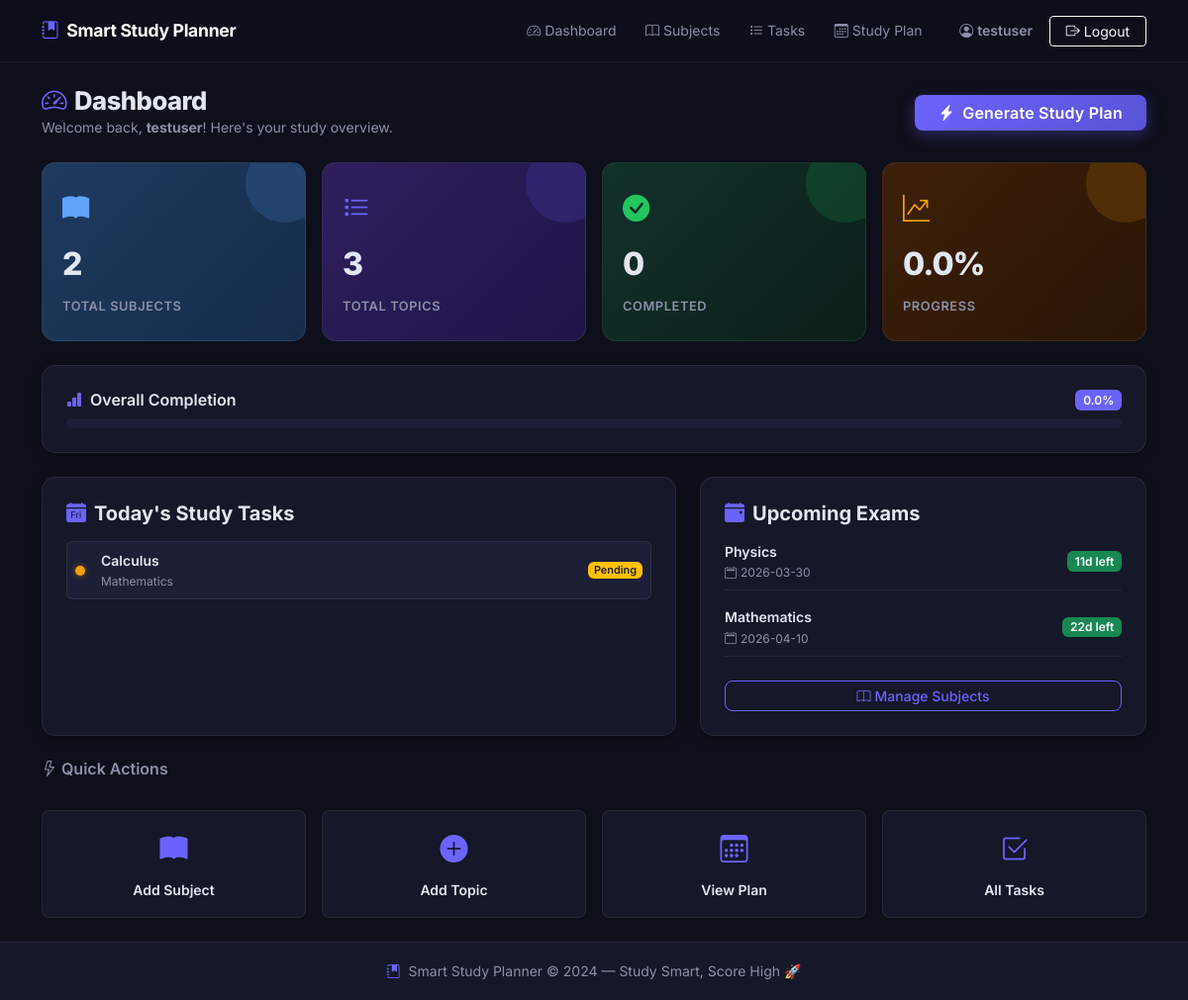
The app's page /dashboard (signed in) with its own data.
### tables this page shows
CREATE TABLE tasks (
            id         INTEGER PRIMARY KEY AUTOINCREMENT,
            subject_id INTEGER NOT NULL,
            topic_name TEXT    NOT NULL,
            status     TEXT    NOT NULL DEFAULT 'Pending',
            FOREIGN KEY (subject_id) REFERENCES subjects(id) ON DELETE CASCADE
        );

CREATE TABLE subjects (
            id           INTEGER PRIMARY KEY AUTOINCREMENT,
            user_id      INTEGER NOT NULL,
            subject_name TEXT    NOT NULL,
            exam_date    TEXT    NOT NULL,
            FOREIGN KEY (user_id) REFERENCES users(id) ON DELETE CASCADE
        );

### app.py (the view)
@app.route('/dashboard')
def dashboard():
    if 'user_id' not in session:
        from flask import flash
        flash('Please log in to view the dashboard.', 'warning')
        return redirect(url_for('auth.login'))
    from models.db_setup import get_db
    from datetime import date
    user_id = session['user_id']
    db      = get_db()
    total_subjects  = db.execute(
        'SELECT COUNT(*) FROM subjects WHERE user_id = ?', (user_id,)
    ).fetchone()[0]
    total_tasks     = db.execute('''
        SELECT COUNT(*) FROM tasks t
        JOIN subjects s ON t.subject_id = s.id
        WHERE s.user_id = ?
    ''', (user_id,)).fetchone()[0]
    completed_tasks = db.execute('''
        SELECT COUNT(*) FROM tasks t
        JOIN subjects s ON t.subject_id = s.id
        WHERE s.user_id = ? AND t.status = 'Completed'
    ''', (user_id,)).fetchone()[0]
    progress = round((completed_tasks / total_tasks * 100), 1) if total_tasks > 0 else 0
    today_str   = date.today().isoformat()
    today_tasks = db.execute('''
        SELECT t.topic_name, t.status, s.subject_name
        FROM study_plan sp
        JOIN tasks    t ON sp.task_id    = t.id
        JOIN subjects s ON t.subject_id  = s.id
        WHERE sp.user_id = ? AND sp.date = ?
        ORDER BY s.subject_name
    ''', (user_id, today_str)).fetchall()
    subjects = db.execute(
        'SELECT * FROM subjects WHERE user_id = ? ORDER BY exam_date LIMIT 5',
        (user_id,)
    ).fetchall()
    db.close()
    today = date.today()
    subjects_with_days = []
    for s in subjects:
        exam = date.fromisoformat(s['exam_date'])
        days_left = (exam - today).days
        subjects_with_days.append({
            'subject_name': s['subject_name'],
            'exam_date':    s['exam_date'],
            'days_left':    days_left
        })
    return render_template(
        'dashboard.html',
        total_subjects  = total_subjects,
        total_tasks     = total_tasks,
        completed_tasks = completed_tasks,
        progress        = progress,
        today_tasks     = today_tasks,
        subjects        = subjects_with_days
    )

### models/db_setup.py (called while the page is built)
def get_db():
    conn = sqlite3.connect(DB_PATH)
    conn.row_factory = sqlite3.Row  # Access columns by name
    conn.execute("PRAGMA foreign_keys = ON")
    return conn

### templates/dashboard.html (shortened to what this page needs)
{% extends "base.html" %}
{% block content %}
<section class="py-4">
  <div class="container">
    <div class="d-flex flex-wrap align-items-center justify-content-between mb-4 gap-3">
      <div>
        <h1 class="page-title mb-0">
          <i class="bi bi-speedometer2 text-accent me-2"></i>Dashboard
        </h1>
        <p class="text-muted small mb-0">Welcome back, <strong>{{ session.get('username') }}</strong>! Here's your study overview.</p>
      </div>
      <form action="{{ url_for('planner.generate_plan') }}" method="POST" id="generatePlanForm">
        <button type="submit" class="btn btn-accent px-4" id="generatePlanBtn"
                onclick="this.innerHTML='<span class=\'spinner-border spinner-border-sm me-2\'></span>Generating…';this.form.submit()">
          <i class="bi bi-lightning-charge-fill me-2"></i>Generate Study Plan
        </button>
      </form>
    </div>
    <div class="row g-3 mb-4">
      <div class="col-sm-6 col-lg-3">
        <div class="stat-card stat-blue h-100">
          <div class="stat-icon"><i class="bi bi-book-fill"></i></div>
          <div class="stat-value">{{ total_subjects }}</div>
          <div class="stat-label">Total Subjects</div>
        </div>
      </div>
      <div class="col-sm-6 col-lg-3">
        <div class="stat-card stat-purple h-100">
          <div class="stat-icon"><i class="bi bi-list-task"></i></div>
          <div class="stat-value">{{ total_tasks }}</div>
          <div class="stat-label">Total Topics</div>
        </div>
      </div>
      <div class="col-sm-6 col-lg-3">
        <div class="stat-card stat-green h-100">
          <div class="stat-icon"><i class="bi bi-check-circle-fill"></i></div>
          <div class="stat-value">{{ completed_tasks }}</div>
          <div class="stat-label">Completed</div>
        </div>
      </div>
      <div class="col-sm-6 col-lg-3">
        <div class="stat-card stat-orange h-100">
          <div class="stat-icon"><i class="bi bi-graph-up-arrow"></i></div>
          <div class="stat-value">{{ progress }}%</div>
          <div class="stat-label">Progress</div>
        </div>
      </div>
    </div>
    <div class="ssp-card mb-4 p-4">
      <div class="d-flex justify-content-between align-items-center mb-2">
        <h6 class="fw-semibold mb-0"><i class="bi bi-bar-chart-fill text-accent me-2"></i>Overall Completion</h6>
        <span class="badge bg-accent">{{ progress }}%</span>
      </div>
      <div class="progress ssp-progress-bar">
      </div>
    </div>
    <div class="row g-4">
      <div class="col-lg-7">
        <div class="ssp-card h-100 p-4">
          <h5 class="fw-bold mb-3">
            <i class="bi bi-calendar-day-fill text-accent me-2"></i>Today's Study Tasks
          </h5>
          {% if today_tasks %}
            <ul class="list-unstyled mb-0">
              {% for task in today_tasks %}
                <li class="today-task-item d-flex align-items-center gap-3 mb-2 p-2 rounded-2
                    {% if task.status == 'Completed' %}task-done{% else %}task-pending{% endif %}">
                  <span class="task-status-dot {% if task.status == 'Completed' %}done{% else %}pending{% endif %}"></span>
                  <div class="flex-grow-1">
                    <div class="fw-semibold small">{{ task.topic_name }}</div>
                    <div class="text-muted" style="font-size:.75rem;">{{ task.subject_name }}</div>
                  </div>
                  <span class="badge {% if task.status == 'Completed' %}bg-success{% else %}bg-warning text-dark{% endif %} badge-sm">
                    {{ task.status }}
                  </span>
                </li>
              {% endfor %}
            </ul>
          {% endif %}
        </div>
      </div>
      <div class="col-lg-5">
        <div class="ssp-card h-100 p-4">
          <h5 class="fw-bold mb-3">
            <i class="bi bi-calendar-event-fill text-accent me-2"></i>Upcoming Exams
          </h5>
          {% if subjects %}
            {% for s in subjects %}
              <div class="d-flex justify-content-between align-items-center mb-3 pb-2 border-bottom border-subtle">
                <div>
                  <div class="fw-semibold small">{{ s.subject_name }}</div>
                  <div class="text-muted" style="font-size:.75rem;">
                    <i class="bi bi-calendar2 me-1"></i>{{ s.exam_date }}
                  </div>
                </div>
                {% if s.days_left < 0 %}
                  <span class="badge bg-secondary">Passed</span>
                {% elif s.days_left == 0 %}
                  <span class="badge bg-danger">Today!</span>
                {% elif s.days_left <= 3 %}
                  <span class="badge bg-danger">{{ s.days_left }}d left</span>
                {% elif s.days_left <= 7 %}
                  <span class="badge bg-warning text-dark">{{ s.days_left }}d left</span>
                {% else %}
                  <span class="badge bg-success">{{ s.days_left }}d left</span>
                {% endif %}
              </div>
            {% endfor %}
            <a href="{{ url_for('subject.subjects') }}" class="btn btn-sm btn-outline-accent w-100 mt-2">
              <i class="bi bi-book me-1"></i>Manage Subjects
            </a>
          {% endif %}
        </div>
      </div>
    </div>
    <div class="row g-3 mt-2">
      <div class="col-12">
        <h6 class="text-muted fw-semibold mb-3"><i class="bi bi-lightning me-1"></i>Quick Actions</h6>
      </div>
      <div class="col-6 col-sm-3">
        <a href="{{ url_for('subject.subjects') }}" class="quick-action-btn d-flex flex-column align-items-center p-3 rounded-3 text-decoration-none h-100">
          <i class="bi bi-book-fill fs-3 mb-2 text-accent"></i>
          <span class="small fw-semibold">Add Subject</span>
        </a>
      </div>
      <div class="col-6 col-sm-3">
        <a href="{{ url_for('task.tasks') }}" class="quick-action-btn d-flex flex-column align-items-center p-3 rounded-3 text-decoration-none h-100">
          <i class="bi bi-plus-circle-fill fs-3 mb-2 text-accent"></i>
          <span class="small fw-semibold">Add Topic</span>
        </a>
      </div>
      <div class="col-6 col-sm-3">
        <a href="{{ url_for('planner.study_plan') }}" class="quick-action-btn d-flex flex-column align-items-center p-3 rounded-3 text-decoration-none h-100">
          <i class="bi bi-calendar3 fs-3 mb-2 text-accent"></i>
          <span class="small fw-semibold">View Plan</span>
        </a>
      </div>
      <div class="col-6 col-sm-3">
        <a href="{{ url_for('task.tasks') }}" class="quick-action-btn d-flex flex-column align-items-center p-3 rounded-3 text-decoration-none h-100">
          <i class="bi bi-check2-square fs-3 mb-2 text-accent"></i>
          <span class="small fw-semibold">All Tasks</span>
        </a>
      </div>
    </div>
  </div>
</section>
{% endblock %}

### static/css/style.css (style rules this page uses)
:root { --accent: #6c63ff; --accent-dark: #5a52d5; --accent-light: rgba(108, 99, 255, 0.12); --bg-base: #0d0f1a; --bg-card: #151828; --bg-card2: #1c1f35; --border: rgba(255,255,255,0.07); --text: #e2e6ef; --text-muted: #8b90a8; --success: #22c55e; --warning: #f59e0b; --danger: #ef4444; --green: #22c55e; --radius: 14px; --radius-sm: 8px; --shadow: 0 8px 32px rgba(0,0,0,0.4); --shadow-sm: 0 2px 12px rgba(0,0,0,0.25); --transition: 0.25s ease; }
*, *::before, *::after { box-sizing: border-box; }
html { scroll-behavior: smooth; }
body { font-family: 'Inter', sans-serif; background-color: var(--bg-base); color: var(--text); min-height: 100vh; display: flex; flex-direction: column; line-height: 1.6; }
.text-accent { color: var(--accent) !important; }
.btn-accent { background: linear-gradient(135deg, var(--accent), var(--accent-dark)); color: #fff !important; border: none; border-radius: var(--radius-sm); font-weight: 600; letter-spacing: 0.2px; box-shadow: 0 4px 16px rgba(108,99,255,0.35); transition: transform var(--transition), box-shadow var(--transition), opacity var(--transition); }
.btn-outline-accent { border: 1px solid var(--accent); color: var(--accent) !important; border-radius: var(--radius-sm); font-weight: 500; background: transparent; transition: background var(--transition), color var(--transition); }
.badge-sm { font-size: .68rem; padding: .3em .55em; }
.bg-accent { background-color: var(--accent) !important; }
.ssp-card { background: var(--bg-card); border: 1px solid var(--border); border-radius: var(--radius); box-shadow: var(--shadow-sm); transition: box-shadow var(--transition); }
.page-title { font-size: 1.6rem; font-weight: 800; letter-spacing: -0.5px; }
.stat-card { border-radius: var(--radius); padding: 1.5rem 1.25rem; display: flex; flex-direction: column; gap: .5rem; border: 1px solid var(--border); position: relative; overflow: hidden; transition: transform var(--transition), box-shadow var(--transition); }
.stat-card::before { content: ''; position: absolute; top: -20px; right: -20px; width: 80px; height: 80px; border-radius: 50%; opacity: 0.15; }
.stat-blue { background: linear-gradient(135deg, #1e3a5f, #162d4a); }
.stat-blue .stat-icon { color: #60a5fa; }
.stat-blue::before { background: #60a5fa; }
.stat-purple { background: linear-gradient(135deg, #2d1f5e, #1f1547); }
.stat-purple .stat-icon { color:var(--accent); }
.stat-purple::before { background: var(--accent); }
.stat-green { background: linear-gradient(135deg, #12312a, #0a2019); }
.stat-green .stat-icon { color: var(--success); }
.stat-green::before { background: var(--success); }
.stat-orange { background: linear-gradient(135deg, #3d2009, #2a1506); }
.stat-orange .stat-icon { color: var(--warning); }
.stat-orange::before { background: var(--warning); }
.stat-icon { font-size: 1.7rem; }
.stat-value { font-size: 2rem; font-weight: 800; letter-spacing: -1px; }
.stat-label { font-size: .8rem; color: var(--text-muted); text-transform: uppercase; letter-spacing: .6px; font-weight: 600; }
.ssp-progress-bar { height: 10px !important; border-radius: 99px; background: var(--bg-card2); }
.today-task-item { border: 1px solid var(--border); background: var(--bg-card2); transition: background var(--transition); }
.task-status-dot { width: 10px; height: 10px; border-radius: 50%; flex-shrink: 0; }
.task-status-dot.pending { background: var(--warning); box-shadow: 0 0 6px rgba(245,158,11,0.5); }
.quick-action-btn { background: var(--bg-card); border: 1px solid var(--border); color: var(--text) !important; transition: background var(--transition), transform var(--transition); }
.btn-accent { animation: pulseGlow 3s ease-in-out infinite; }
.border-bottom.border-subtle { border-color: var(--border) !important; }
.text-muted { color: var(--text-muted) !important; }
.badge { font-weight: 600; }

### records on screen
tasks: topic_name "Calculus", subject_name "Mathematics", status "Pending"
subjects: subject_name "Physics", exam_date "2026-03-30", days_left "11"
subjects: subject_name "Mathematics", exam_date "2026-04-10", days_left "22"

### other values on screen
{{ session.get('username') }} "testuser"
{{ total_subjects }} "2"
{{ total_tasks }} "3"
{{ completed_tasks }} "0"
{{ progress }} "0.0"
{{ 2024 }} "2024"
